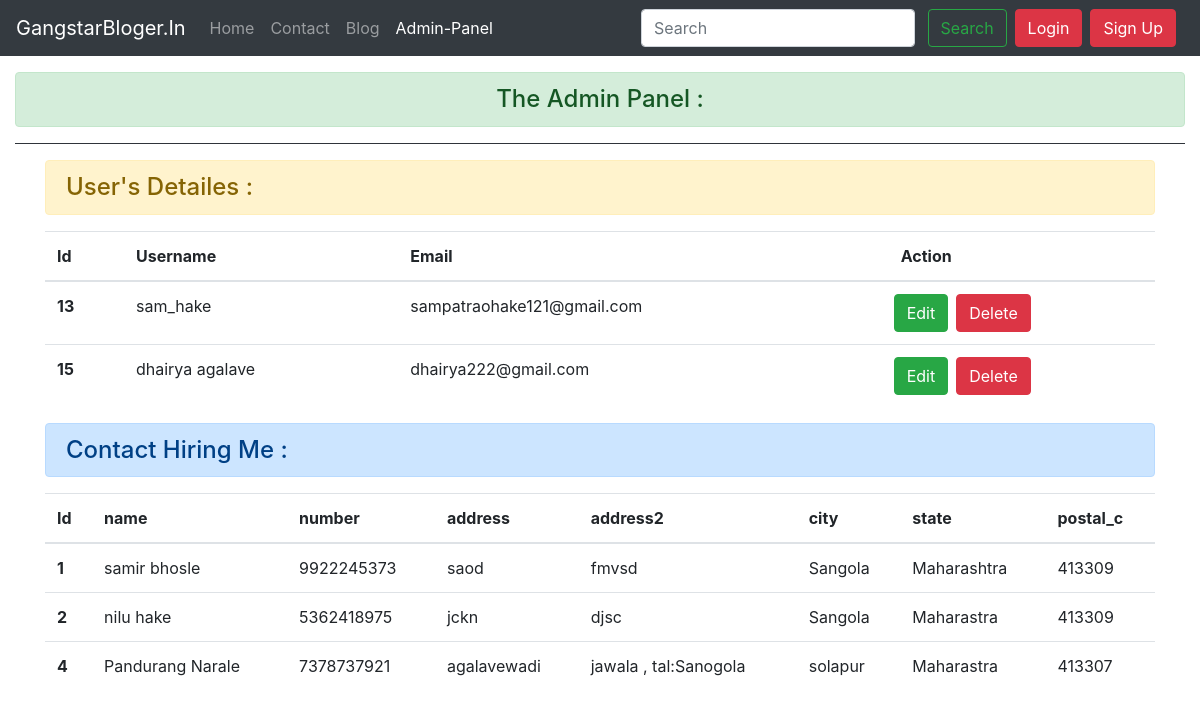
Page /admin_panel/ on the committed database.
### geeks_app/models.py (models this page shows, shortened)
class contactModel(models.Model):
    name = models.CharField(max_length=100)
    number = models.IntegerField()
    address = models.TextField()
    address2 = models.TextField()
    city = models.CharField(max_length=50)
    state = models.CharField(max_length=50)
    postal_c = models.CharField(max_length=10)

### geeks_app/views.py (the view)
# urls.py: path('admin_panel/',views.admin_panel,name="admin_panel"),
def admin_panel(request):
    a = User.objects.all()
    b = contactModel.objects.all()
    return render(request,'admin_panel.html',{'admin_data':a,'contact_data':b})

### geeks_app/templates/admin_panel.html (shortened to what this page needs)
<!DOCTYPE html>
<html lang="en">
<head>
    <link rel="stylesheet" href="https://stackpath.bootstrapcdn.com/bootstrap/4.5.2/css/bootstrap.min.css"
>
</head>
<body>
    <nav class="navbar navbar-expand-lg navbar-dark bg-dark">
        <a class="navbar-brand" href="/">GangstarBloger.In</a>
        <div class="collapse navbar-collapse float-right" id="navbarSupportedContent">
          <ul class="navbar-nav mr-auto ">
                <li class="nav-item ">
                <a class="nav-link" href="/">Home </a>
                </li>
                <li class="nav-item">
                <a class="nav-link" href="/contact_us">Contact</a>
                </li>
                <li class="nav-item ">
                    <a class="nav-link" href="/addingBlog">Blog </a>
                </li>
                <li class="nav-item active">
                    <a class="nav-link" href="/admin_panel">Admin-Panel <span class="sr-only">(current)</span></a>
                </li>
          </ul>
          <div class="ml-auto form-inline ">
            <form class=" my-2 my-lg-0">
              <input class="form-control mr-sm-2" type="search" placeholder="Search" aria-label="Search">
              <button class="btn btn-outline-success my-2 my-sm-0 mr-2" type="submit">Search</button>
            </form>
            {% if user.is_authenticated %}
            <ul class="navbar-nav ml-auto">
              <li class="nav-item dropdown">
                <a class="nav-link dropdown-toggle" href="#" id="navbarDropdown" role="button" data-toggle="dropdown"
                  aria-haspopup="true" aria-expanded="false">
                  Welcome, {{request.user}}
                </a>
                <div class="dropdown-menu" aria-labelledby="navbarDropdown">
                  <a class="dropdown-item" href="/logout_handle">Logout</a>
                  <a class="dropdown-item" href="/admin_panel">Admin-Panel</a>
                </div>
              </li>
            </ul>
            {% else %}
            <button type="button" class="btn btn-danger mr-2" data-toggle="modal" data-target="#login_modal">
              Login
            </button>
            <button type="button" class="btn btn-danger mr-2" data-toggle="modal" data-target="#signin_modal">
              Sign Up
            </button>
          </div>
          {% endif %}
        </div>
      </nav>
      <div class="container-fluid text-center my-3">
          <h4 class="alert alert-success">The Admin Panel :</h4>
          <hr class="bg-dark">
      </div>
      <div class="container my-3">
          <div class="row">
                  <div class="col-md-12">
                      <h4 class="alert alert-warning">User's Detailes :</h4>
                      <table class="table table-hover">
                        <thead>
                          <tr>
                            <th scope="col">Id</th>
                            <th scope="col">Username</th>
                            <th scope="col">Email</th>
                            <th scope="col">Action</th>
                          </tr>
                        </thead>
                        <tbody>
                            {% for data in admin_data %}
                            <tr>
                                <th scope="row">{{data.id}}</th>
                                <td>{{data.username}}</td>
                                <td>{{data.email}}</td>
                                <td>
                                    <div class="row">
                                <form action="/Update_admin_value/" method="POST" class="d-inline">
                                    <input type="submit" class="btn btn-success mx-2" value="Edit">
                                </form>
                                <form action="/Delete_admin_data/" method="POST">
                                    <input type="submit" class="btn btn-danger" value="Delete">
                                </form>
                            </div>
                                </td>
                            </tr>
                            {% endfor %}
                        </tbody>
                      </table>
                  </div>
                  <div class="col-md-12">
                    <h4 class="alert alert-primary">Contact Hiring Me :</h4>
                    <table class="table table-hover">
                      <thead>
                        <tr>
                          <th scope="col">Id</th>
                          <th scope="col">name</th>
                          <th scope="col">number</th>
                          <th scope="col">address</th>
                          <th scope="col">address2</th>
                          <th scope="col">city</th>
                          <th scope="col">state</th>
                          <th scope="col">postal_c</th>
                        </tr>
                      </thead>
                      <tbody>
                          {% for iMO in contact_data %}
                          <tr>
                              <th scope="row">{{iMO.id}}</th>
                              <td>{{iMO.name}}</td>
                              <td>{{iMO.number}}</td>
                              <td>{{iMO.address}}</td>
                              <td>{{iMO.address2}}</td>
                              <td>{{iMO.city}}</td>
                              <td>{{iMO.state}}</td>
                              <td>{{iMO.postal_c}}</td>
                          </tr>
                          {% endfor %}
                      </tbody>
                    </table>
                  </div>
          </div>
      </div>
</body>
</html>

### rows in the picture
contactModel: id "1", name "samir bhosle", number "9922245373", address "saod", address2 "fmvsd", city "Sangola", state "Maharashtra", postal_c "413309"
contactModel: id "2", name "nilu hake", number "5362418975", address "jckn", address2 "djsc", city "Sangola", state "Maharastra", postal_c "413309"
contactModel: id "4", name "Pandurang Narale", number "7378737921", address "agalavewadi", address2 "jawala , tal:Sanogola", city "solapur", state "Maharastra", postal_c "413307"

### other values in the picture
{{ data.id }} "13"
{{ data.username }} "sam_hake"
{{ data.email }} "sampatraohake121@gmail.com"
{{ data.id }} "15"
{{ data.username }} "dhairya agalave"
{{ data.email }} "dhairya222@gmail.com"
